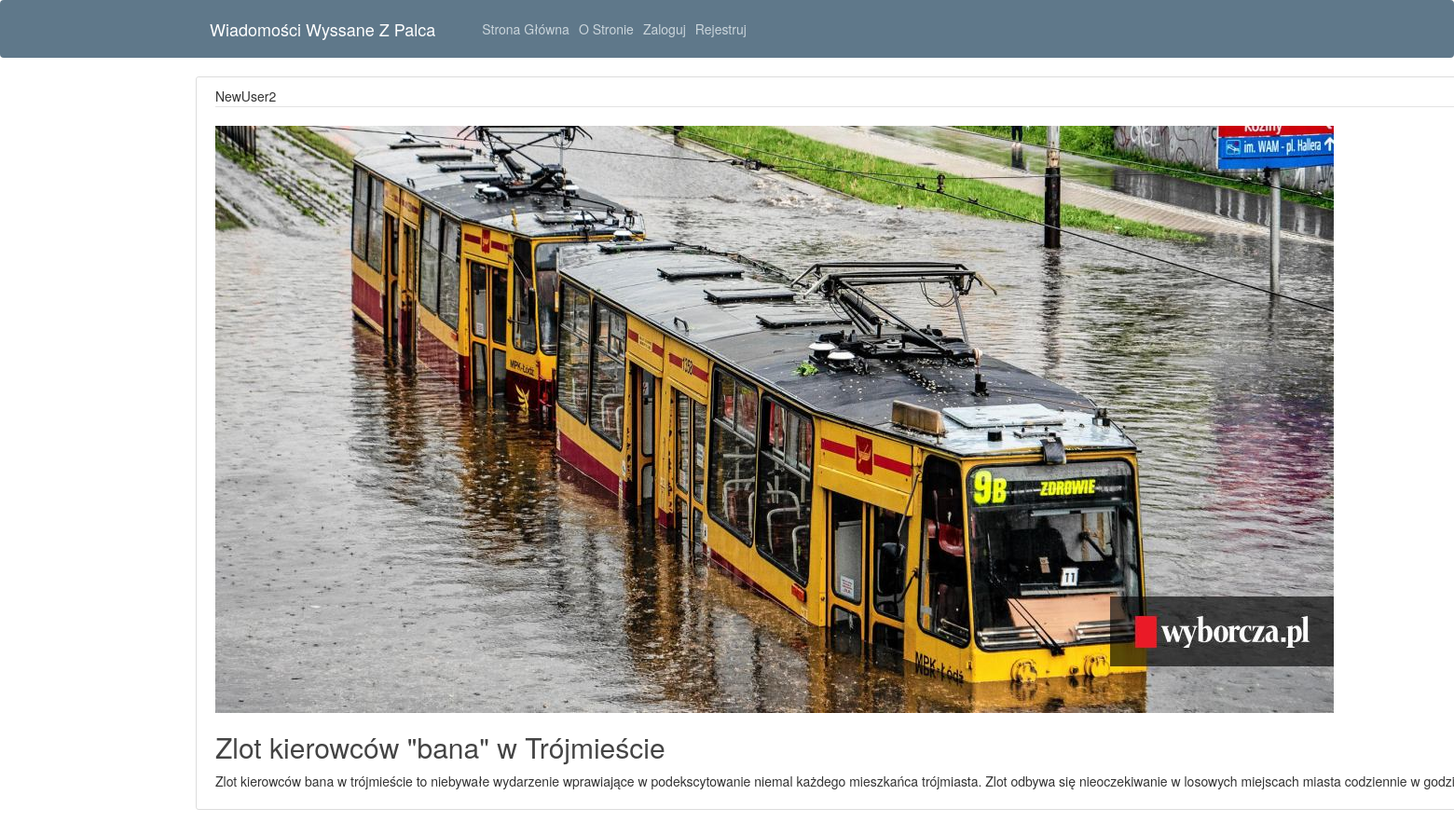
Screenshot of /news/2/ with the database file from the repository.
### polls/models.py (models this page shows, shortened)
class News(models.Model):
    id = models.AutoField(primary_key=True)
    title = models.CharField(max_length=100)
    content = models.TextField()
    date_posted = models.TimeField(default=timezone.now)
    photo = models.ImageField(upload_to=get_image_path, blank=True, null=True)
    author = models.ForeignKey(User, on_delete=models.CASCADE)

### polls/views.py (the view)
# urls.py: path('news/<int:id>/', views.news, name='news'),
def news(request, id):
    if request.method == 'GET':
            context = {
                'news': News.objects.filter(id=id)[0],
                'comments': Comment.objects.filter(news=id),
                'form': CommentForm()
            }
            return render(request, 'polls/news.html', context)
    elif request.method == "POST":
        form = CommentForm(request.POST)
        if form.is_valid():
            form.save()
            messages.success(request, "Skomentowałeś artykuł.")
            return redirect(request.path)
    return redirect('index')

### templates/polls/news.html (shortened to what this page needs)
{% extends "polls/base.html" %}
{% load crispy_forms_tags %}
{% block content %}
    <article class="media content-section">
        <div class="media-body">
            <div class="article-metadata">
                <a class="mr-2 ">{{ news.author }}</a>
            </div>
            <h2><a class="article-img"><img src="{{ news.photo.url }}"/> </a></h2>
            <h2><a class="article-title" href="#">{{ news.title }}</a></h2>
            <p class="article-content">{{ news.content }}</p>
        </div>
    </article>
{% endblock content %}

### polls/static/polls/main.css (style rules this page uses)
body { background: #fafafa; color: #333333; margin-top: 5rem; }
h1, h2, h3, h4, h5, h6 { color: #444444; }
.content-section { background: #ffffff; padding: 10px 20px; border: 1px solid #dddddd; border-radius: 3px; margin-bottom: 20px; }
.article-title { color: #444444; }
.article-content { white-space: pre-line; }
.article-img { height: 65px; width: 65px; margin-right: 16px; }
.article-metadata { padding-bottom: 1px; margin-bottom: 4px; border-bottom: 1px solid #e3e3e3 }

### rows the page displays
News: author "NewUser2", photo (picture), title "Zlot kierowców \"bana\" w Trójmieście", content "Zlot kierowców bana w trójmieście to niebywałe wydarzenie wprawiające w podekscytowanie niemal każdego mieszkańca trójmiasta. Zlot odbywa się nieoczekiwanie w losowych miejscach miasta codziennie w…"
